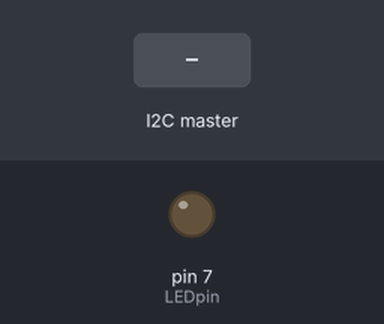
A sketch run on a simulated Arduino Uno, built with avr-gcc and run on an emulated ATmega328P. On the bench: output pins drawn as LEDs (lit = HIGH). The inputs (shaded band) are chosen by the test bench.

Above: at 1.2 s.
1.3 s: the I2C master sends the byte 1
At 2.1 s:
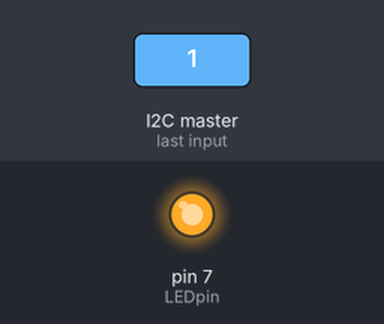
2.8 s: the I2C master sends the byte 0
At 3.2 s:
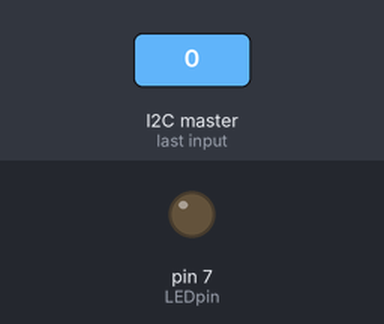
Timing chart, 0 to 5.8 s (numbered marks = the images above; inputs shaded):
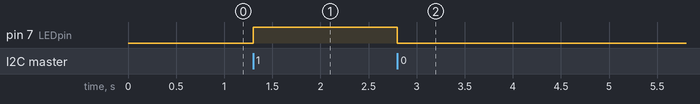

Measured:
- after the input at 1.3 s, pin 7 (LEDpin): LOW → HIGH at once
- after the input at 2.8 s, pin 7 (LEDpin): HIGH → LOW at once

The sketch:

ultra_sonic_sensor2.ino
```cpp
#include <Wire.h> //fetching serial comunication of Arduino boards

int LEDpin=7;    //set pin7 as LEDpin
int x=0;         //declare variable called x
void setup()
{
  Wire.begin(1);  //set data transfer between 2 boards
  Wire.onReceive(receiveEvent); //begine data receiving between 2 boards
  pinMode(LEDpin,OUTPUT);  //set pin7 as output
}

void loop()
{
 delay(100);
}

void receiveEvent(int howMany){    //start receiving void
  x = Wire.read();          //read from transmitter board to x
  if (x==1){			    //if x equals to 1 then...
   digitalWrite(LEDpin,HIGH);//turn on LED light
   delay(500);
  }

  else{digitalWrite(LEDpin,LOW);//if else turn off LED light
       delay(500);
      }}
  
```
